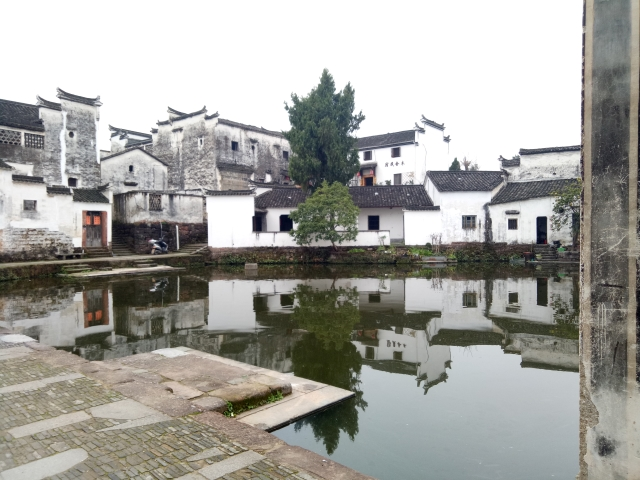
#> input picture 资源/实例代码/5.1 图像阈值化处理/FixedThreshold/landscape.jpg, 640 x 480 px
$ python FixedThreshold.py
#> lines starting #> are read from the running program, lines starting #| are printed output that depends on the picture; after the words box and inside, x2 and y2 are one past the last pixel; in counts of white or black regions, pixels touching at a corner belong together
#> further down, img is the input picture: shape (480, 640, 3); mean B, G, R 158.4, 163.2, 163.8
#导入基本功能cv2库
import cv2 as cv
#导入2D绘图库功能模块
from matplotlib import pyplot as plot

def threshold_average(img, t1, t2, t3):
    #BGR(OpenCV使用BGR而非RGB格式)转灰度图像
#> called with t1 = 70, t2 = 90, t3 = 80
    gray = cv.cvtColor(img, cv.COLOR_BGR2GRAY)
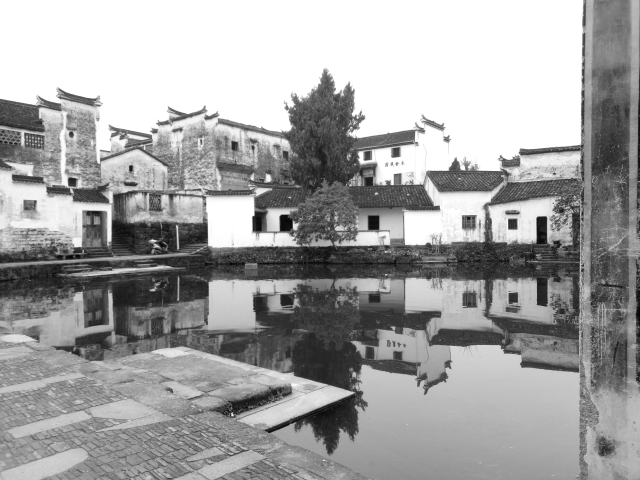
#> gray: shape (480, 640); min 4, max 255, mean 162.8
    #历遍每个像素元素并处理
    for i in range(len(img)):
        for j in range(len(img[0])):
            for k in range(len(img[0][0])):
                if img[i][j][k]>t1 and img[i][j][k]>t2 and img[i][j][k]>t3:
                    gray[i][j] = 255
                else:
                    gray[i][j] = 0
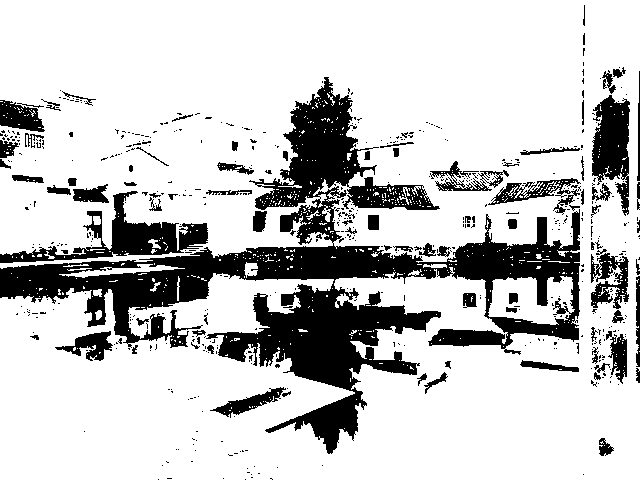
#> gray: shape (480, 640); 78.3% white; 556 black regions (468 under 20 px), largest, box (x1, y1, x2, y2) and area: (0, 77, 580, 454) 45955, (0, 191, 208, 263) 4095, (592, 95, 630, 216) 2813
    #窗口输出指定图像
    cv.imshow("threshold_multi", gray)

#加载图片
img = cv.imread("landscape.jpg",1)
#创建窗口
cv.namedWindow("FixedThreshold",cv.WINDOW_NORMAL)
#显示彩色图像
cv.imshow("color image",img)
#函数调用
threshold_average(img, 70, 90, 80)
#等待按下任意按键继续运行下一条语句
cv.waitKey(0)
#释放HighGUI窗口
#cv.destroyAllWindows()
